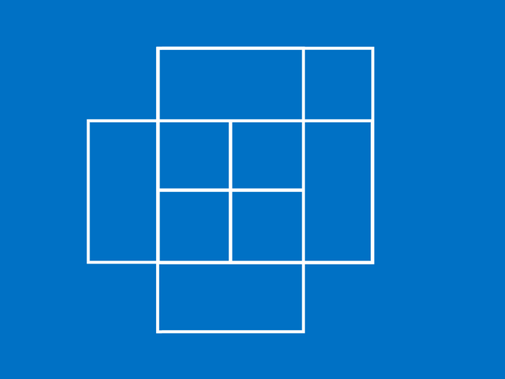
#> input picture quadrados.png, 505 x 379 px
$ python hough.py
#> lines starting #> are read from the running program, lines starting #| are printed output that depends on the picture; after the words box and inside, x2 and y2 are one past the last pixel; in counts of white or black regions, pixels touching at a corner belong together
import numpy as np
import cv2

img = cv2.imread('quadrados.png')
#> img is the input picture: shape (379, 505, 3); mean B, G, R 199, 118, 9.1

gray = cv2.cvtColor(img,cv2.COLOR_BGR2GRAY)
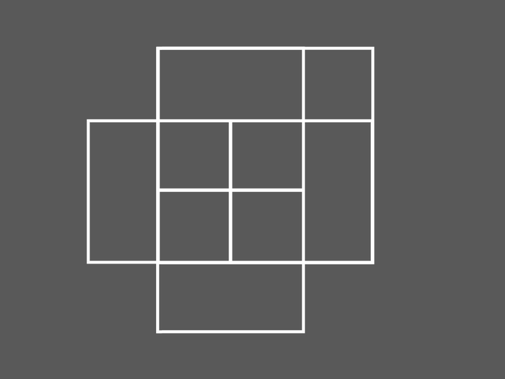
#> gray: shape (379, 505); min 79, max 255, mean 94.8
edges = cv2.Canny(gray,50,150,apertureSize = 3)
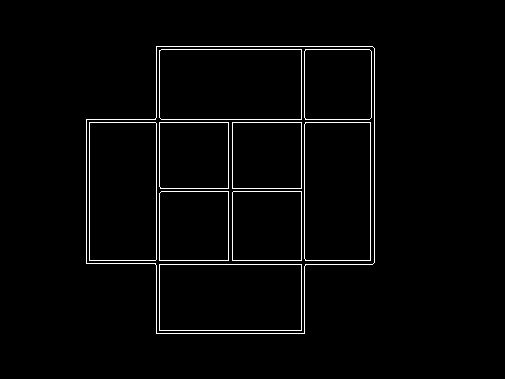
#> edges: shape (379, 505); 2.2% white in thin lines or dots, all inside (x1, y1, x2, y2) = (86, 46, 375, 334)
print(img.shape[1])
#| 505
print(img.shape)
#| (379, 505, 3)
minLineLength=img.shape[1]-300
#> minLineLength = 205
lines = cv2.HoughLinesP(image=edges,rho=0.02,theta=np.pi/500, threshold=10,lines=np.array([]), minLineLength=minLineLength,maxLineGap=100)
#> lines = 16 rows, first 6: [301, 333, 301, 46], [86, 122, 374, 122], [156, 333, 156, 46], [86, 119, 374, 119], [86, 260, 374, 260], [155, 264, 372, 264]

a,b,c = lines.shape
#> a = 16; b = 1; c = 4
for i in range(a):
    cv2.line(img, (lines[i][0][0], lines[i][0][1]), (lines[i][0][2], lines[i][0][3]), (0, 0, 255), 3, cv2.LINE_AA)
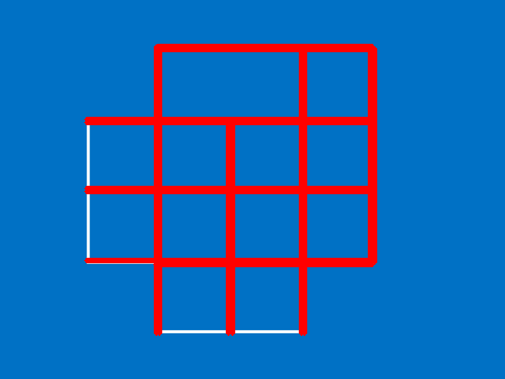
#> img: shape (379, 505, 3); 10.54% of pixels changed, all inside (x1, y1, x2, y2) = (83, 43, 378, 336)


cv2.imshow('edges', edges)
cv2.imshow('result', img)

cv2.waitKey(0)
cv2.destroyAllWindows()
